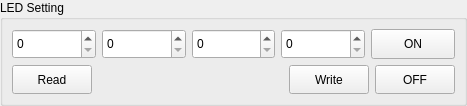
<?xml version="1.0" encoding="UTF-8"?>
<ui version="4.0">
 <class>LEDSetting</class>
 <widget class="QWidget" name="LEDSetting">
  <property name="geometry">
   <rect>
    <x>0</x>
    <y>0</y>
    <width>467</width>
    <height>106</height>
   </rect>
  </property>
  <property name="sizePolicy">
   <sizepolicy hsizetype="Minimum" vsizetype="Minimum">
    <horstretch>0</horstretch>
    <verstretch>0</verstretch>
   </sizepolicy>
  </property>
  <property name="minimumSize">
   <size>
    <width>0</width>
    <height>0</height>
   </size>
  </property>
  <property name="windowTitle">
   <string>Form</string>
  </property>
  <layout class="QGridLayout" name="gridLayout">
   <property name="leftMargin">
    <number>0</number>
   </property>
   <property name="topMargin">
    <number>0</number>
   </property>
   <property name="rightMargin">
    <number>0</number>
   </property>
   <property name="bottomMargin">
    <number>0</number>
   </property>
   <property name="spacing">
    <number>0</number>
   </property>
   <item row="0" column="0">
    <widget class="QGroupBox" name="groupBox">
     <property name="sizePolicy">
      <sizepolicy hsizetype="Minimum" vsizetype="Minimum">
       <horstretch>0</horstretch>
       <verstretch>0</verstretch>
      </sizepolicy>
     </property>
     <property name="title">
      <string>LED Setting</string>
     </property>
     <layout class="QVBoxLayout" name="verticalLayout">
      <item>
       <layout class="QHBoxLayout" name="horizontalLayout">
        <item>
         <widget class="QSpinBox" name="spinLED4">
          <property name="sizePolicy">
           <sizepolicy hsizetype="Minimum" vsizetype="Minimum">
            <horstretch>0</horstretch>
            <verstretch>0</verstretch>
           </sizepolicy>
          </property>
          <property name="buttonSymbols">
           <enum>QAbstractSpinBox::UpDownArrows</enum>
          </property>
          <property name="accelerated">
           <bool>true</bool>
          </property>
          <property name="maximum">
           <number>255</number>
          </property>
         </widget>
        </item>
        <item>
         <widget class="QSpinBox" name="spinLED3">
          <property name="sizePolicy">
           <sizepolicy hsizetype="Minimum" vsizetype="Minimum">
            <horstretch>0</horstretch>
            <verstretch>0</verstretch>
           </sizepolicy>
          </property>
          <property name="buttonSymbols">
           <enum>QAbstractSpinBox::UpDownArrows</enum>
          </property>
          <property name="accelerated">
           <bool>true</bool>
          </property>
          <property name="maximum">
           <number>255</number>
          </property>
         </widget>
        </item>
        <item>
         <widget class="QSpinBox" name="spinLED2">
          <property name="sizePolicy">
           <sizepolicy hsizetype="Minimum" vsizetype="Minimum">
            <horstretch>0</horstretch>
            <verstretch>0</verstretch>
           </sizepolicy>
          </property>
          <property name="buttonSymbols">
           <enum>QAbstractSpinBox::UpDownArrows</enum>
          </property>
          <property name="accelerated">
           <bool>true</bool>
          </property>
          <property name="maximum">
           <number>255</number>
          </property>
         </widget>
        </item>
        <item>
         <widget class="QSpinBox" name="spinLED1">
          <property name="sizePolicy">
           <sizepolicy hsizetype="Minimum" vsizetype="Minimum">
            <horstretch>0</horstretch>
            <verstretch>0</verstretch>
           </sizepolicy>
          </property>
          <property name="buttonSymbols">
           <enum>QAbstractSpinBox::UpDownArrows</enum>
          </property>
          <property name="accelerated">
           <bool>true</bool>
          </property>
          <property name="maximum">
           <number>255</number>
          </property>
         </widget>
        </item>
        <item>
         <widget class="QPushButton" name="btnON">
          <property name="sizePolicy">
           <sizepolicy hsizetype="Minimum" vsizetype="Minimum">
            <horstretch>0</horstretch>
            <verstretch>0</verstretch>
           </sizepolicy>
          </property>
          <property name="text">
           <string>ON</string>
          </property>
         </widget>
        </item>
       </layout>
      </item>
      <item>
       <layout class="QHBoxLayout" name="horizontalLayout_2">
        <item>
         <widget class="QPushButton" name="btnRead">
          <property name="sizePolicy">
           <sizepolicy hsizetype="Minimum" vsizetype="Minimum">
            <horstretch>0</horstretch>
            <verstretch>0</verstretch>
           </sizepolicy>
          </property>
          <property name="text">
           <string>Read</string>
          </property>
         </widget>
        </item>
        <item>
         <spacer name="horizontalSpacer">
          <property name="orientation">
           <enum>Qt::Horizontal</enum>
          </property>
          <property name="sizeHint" stdset="0">
           <size>
            <width>40</width>
            <height>20</height>
           </size>
          </property>
         </spacer>
        </item>
        <item>
         <widget class="QPushButton" name="btnWrite">
          <property name="sizePolicy">
           <sizepolicy hsizetype="Minimum" vsizetype="Minimum">
            <horstretch>0</horstretch>
            <verstretch>0</verstretch>
           </sizepolicy>
          </property>
          <property name="text">
           <string>Write</string>
          </property>
         </widget>
        </item>
        <item>
         <widget class="QPushButton" name="btnOFF">
          <property name="sizePolicy">
           <sizepolicy hsizetype="Minimum" vsizetype="Minimum">
            <horstretch>0</horstretch>
            <verstretch>0</verstretch>
           </sizepolicy>
          </property>
          <property name="text">
           <string>OFF</string>
          </property>
         </widget>
        </item>
       </layout>
      </item>
     </layout>
    </widget>
   </item>
  </layout>
 </widget>
 <resources/>
 <connections/>
</ui>
